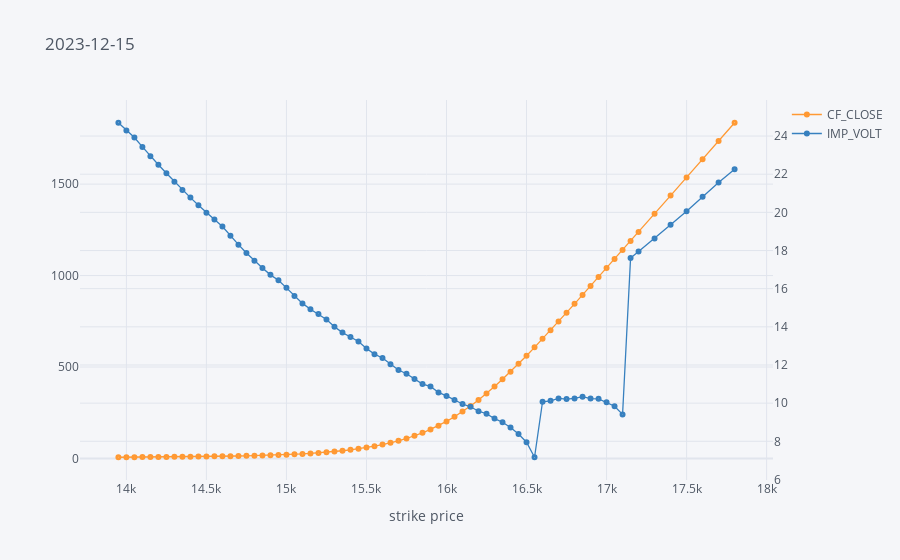
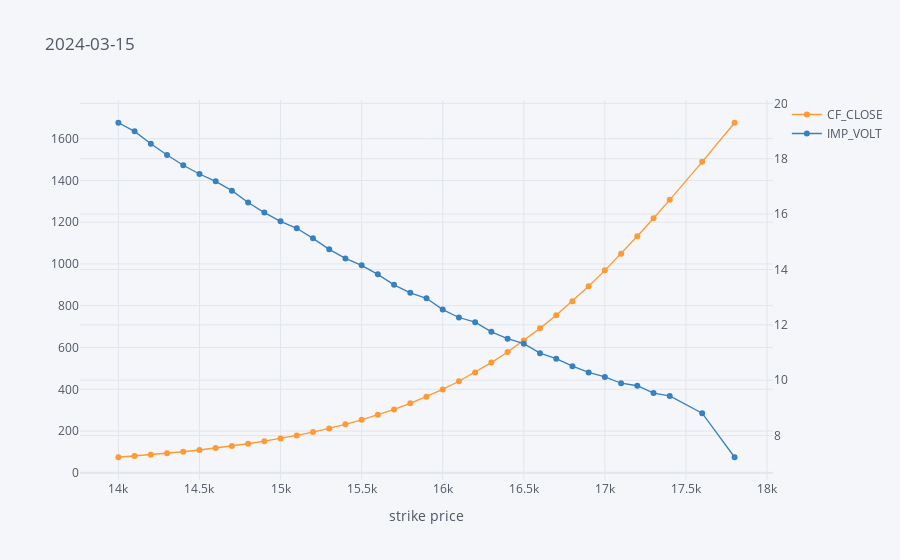
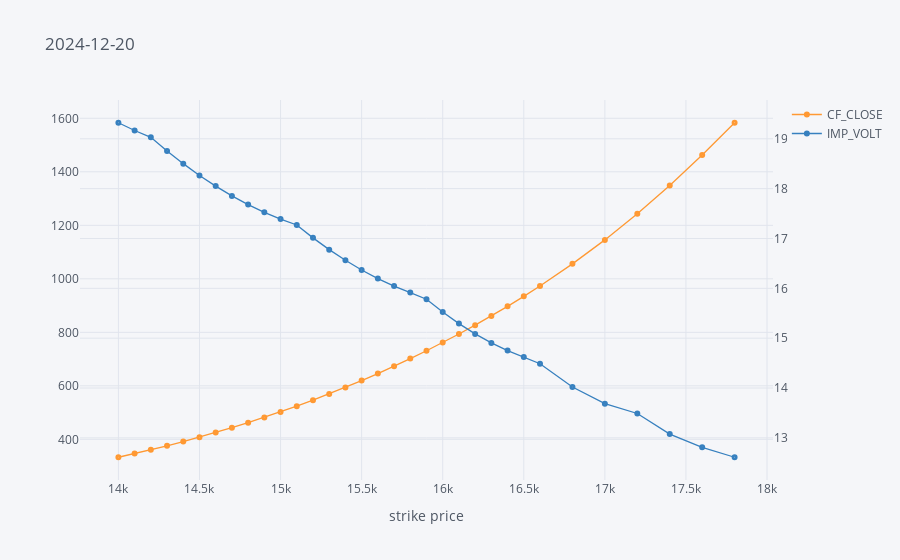

Notebook code cell kept with these figures, in order:
### Code cell
for expiry in exp_dates:
    to_plot = puts[puts['EXPIR_DATE'] == expiry]
    to_plot.set_index('STRIKE_PRC')[['CF_CLOSE', 'IMP_VOLT']].iplot(title=expiry,
                                                                    secondary_y='IMP_VOLT',
                                                                    mode='lines+markers',
                                                                    symbol='circle-dot', size=6,
                                                                    xTitle='strike price')

### Figure 1 — Plotly figure (JSON) as saved in the notebook; plotly's stock layout.template omitted (floating-point values rounded to 4 significant figures)
{"data": [{"line": {"color": "rgba(255, 153, 51, 1.0)", "dash": "solid", "shape": "linear", "width": 1.3}, "marker": {"size": 6, "symbol": "circle-dot"}, "mode": "lines+markers", "name": "CF_CLOSE", "text": "", "type": "scatter", "x": [13950, 14000, 14050, 14100, 14150, 14200, 14250, 14300, 14350, 14400, 14450, 14500, 14550, 14600, 14650, 14700, 14750, 14800, 14850, 14900, 14950, 15000, 15050, 15100, 15150, 15200, 15250, 15300, 15350, 15400, 15450, 15500, 15550, 15600, 15650, 15700, 15750, 15800, 15850, 15900, 15950, 16000, 16050, 16100, 16150, 16200, 16250, 16300, 16350, 16400, 16450, 16500, 16550, 16600, 16650, 16700, 16750, 16800, 16850, 16900, 16950, 17000, 17050, 17100, 17150, 17200, 17300, 17400, 17500, 17600, 17700, 17800], "y": [6.5, 6.7, 7, 7.3, 7.6, 8, 8.4, 8.8, 9.2, 9.7, 10.2, 10.7, 11.3, 11.9, 12.6, 13.4, 14.3, 15.3, 16.4, 17.6, 19.1, 20.7, 22.6, 24.7, 27.3, 30.3, 33.7, 37.6, 42.1, 47.3, 53.1, 59.7, 67.2, 75.7, 85.4, 96.5, 109.1, 123.6, 140, 158.6, 179.4, 202.4, 227.9, 256.1, 286.8, 320, 355.5, 393.2, 432.8, 474.3, 517.4, 561.8, 607.4, 653.9, 701.2, 748.8, 796.9, 845.3, 894, 942.8, 991.9, 1041.0, 1090.0, 1140.0, 1189.0, 1239.0, 1338, 1437.0, 1537.0, 1636.0, 1736.0, 1836.0]}, {"line": {"color": "rgba(55, 128, 191, 1.0)", "dash": "solid", "shape": "linear", "width": 1.3}, "marker": {"size": 6, "symbol": "circle-dot"}, "mode": "lines+markers", "name": "IMP_VOLT", "text": "", "type": "scatter", "x": [13950, 14000, 14050, 14100, 14150, 14200, 14250, 14300, 14350, 14400, 14450, 14500, 14550, 14600, 14650, 14700, 14750, 14800, 14850, 14900, 14950, 15000, 15050, 15100, 15150, 15200, 15250, 15300, 15350, 15400, 15450, 15500, 15550, 15600, 15650, 15700, 15750, 15800, 15850, 15900, 15950, 16000, 16050, 16100, 16150, 16200, 16250, 16300, 16350, 16400, 16450, 16500, 16550, 16600, 16650, 16700, 16750, 16800, 16850, 16900, 16950, 17000, 17050, 17100, 17150, 17200, 17300, 17400, 17500, 17600, 17700, 17800], "xaxis": "x", "y": [24.7, 24.29, 23.92, 23.43, 22.94, 22.5, 22.05, 21.61, 21.17, 20.77, 20.38, 19.98, 19.63, 19.26, 18.77, 18.31, 17.87, 17.46, 17.08, 16.72, 16.44, 16.04, 15.62, 15.23, 14.92, 14.67, 14.39, 14.01, 13.7, 13.47, 13.23, 12.86, 12.57, 12.36, 12.04, 11.74, 11.54, 11.26, 11.0, 10.88, 10.56, 10.38, 10.16, 9.955, 9.808, 9.577, 9.445, 9.191, 8.997, 8.725, 8.386, 7.952, 7.164, 10.07, 10.12, 10.25, 10.21, 10.25, 10.34, 10.24, 10.23, 10.05, 9.841, 9.409, 17.61, 17.95, 18.63, 19.35, 20.06, 20.81, 21.56, 22.26], "yaxis": "y2"}], "layout": {"legend": {"bgcolor": "#F5F6F9", "font": {"color": "#4D5663"}}, "paper_bgcolor": "#F5F6F9", "plot_bgcolor": "#F5F6F9", "title": {"font": {"color": "#4D5663"}, "text": "2023-12-15"}, "xaxis": {"gridcolor": "#E1E5ED", "showgrid": true, "tickfont": {"color": "#4D5663"}, "title": {"font": {"color": "#4D5663"}, "text": "strike price"}, "zerolinecolor": "#E1E5ED"}, "yaxis": {"gridcolor": "#E1E5ED", "showgrid": true, "tickfont": {"color": "#4D5663"}, "title": {"font": {"color": "#4D5663"}, "text": ""}, "zerolinecolor": "#E1E5ED"}, "yaxis2": {"anchor": "x", "gridcolor": "#E1E5ED", "overlaying": "y", "showgrid": true, "side": "right", "tickfont": {"color": "#4D5663"}, "title": {"text": ""}, "zerolinecolor": "#E1E5ED"}}}

### Figure 2 — Plotly figure (JSON) as saved in the notebook; plotly's stock layout.template omitted (floating-point values rounded to 4 significant figures)
{"data": [{"line": {"color": "rgba(255, 153, 51, 1.0)", "dash": "solid", "shape": "linear", "width": 1.3}, "marker": {"size": 6, "symbol": "circle-dot"}, "mode": "lines+markers", "name": "CF_CLOSE", "text": "", "type": "scatter", "x": [14000, 14100, 14200, 14300, 14400, 14500, 14600, 14700, 14800, 14900, 15000, 15100, 15200, 15300, 15400, 15500, 15600, 15700, 15800, 15900, 16000, 16100, 16200, 16300, 16400, 16500, 16600, 16700, 16800, 16900, 17000, 17100, 17200, 17300, 17400, 17600, 17800], "y": [74.7, 80.4, 86.7, 93.6, 101.1, 109.4, 118.5, 128.5, 139.4, 151.5, 164.7, 179.2, 195.2, 212.9, 232.3, 253.8, 277.6, 303.8, 332.7, 364.5, 399.5, 438.3, 481, 527.8, 578.6, 633.1, 691.7, 754.5, 821.7, 893.4, 969.4, 1049.0, 1133.0, 1219.0, 1307.0, 1489.0, 1676.0]}, {"line": {"color": "rgba(55, 128, 191, 1.0)", "dash": "solid", "shape": "linear", "width": 1.3}, "marker": {"size": 6, "symbol": "circle-dot"}, "mode": "lines+markers", "name": "IMP_VOLT", "text": "", "type": "scatter", "x": [14000, 14100, 14200, 14300, 14400, 14500, 14600, 14700, 14800, 14900, 15000, 15100, 15200, 15300, 15400, 15500, 15600, 15700, 15800, 15900, 16000, 16100, 16200, 16300, 16400, 16500, 16600, 16700, 16800, 16900, 17000, 17100, 17200, 17300, 17400, 17600, 17800], "xaxis": "x", "y": [19.3, 18.99, 18.54, 18.13, 17.77, 17.45, 17.18, 16.85, 16.42, 16.05, 15.74, 15.49, 15.12, 14.73, 14.4, 14.15, 13.82, 13.45, 13.16, 12.96, 12.55, 12.27, 12.1, 11.75, 11.5, 11.32, 10.98, 10.78, 10.51, 10.28, 10.12, 9.891, 9.801, 9.537, 9.433, 8.81, 7.219], "yaxis": "y2"}], "layout": {"legend": {"bgcolor": "#F5F6F9", "font": {"color": "#4D5663"}}, "paper_bgcolor": "#F5F6F9", "plot_bgcolor": "#F5F6F9", "title": {"font": {"color": "#4D5663"}, "text": "2024-03-15"}, "xaxis": {"gridcolor": "#E1E5ED", "showgrid": true, "tickfont": {"color": "#4D5663"}, "title": {"font": {"color": "#4D5663"}, "text": "strike price"}, "zerolinecolor": "#E1E5ED"}, "yaxis": {"gridcolor": "#E1E5ED", "showgrid": true, "tickfont": {"color": "#4D5663"}, "title": {"font": {"color": "#4D5663"}, "text": ""}, "zerolinecolor": "#E1E5ED"}, "yaxis2": {"anchor": "x", "gridcolor": "#E1E5ED", "overlaying": "y", "showgrid": true, "side": "right", "tickfont": {"color": "#4D5663"}, "title": {"text": ""}, "zerolinecolor": "#E1E5ED"}}}

### Figure 3 — Plotly figure (JSON) as saved in the notebook; plotly's stock layout.template omitted (floating-point values rounded to 4 significant figures)
{"data": [{"line": {"color": "rgba(255, 153, 51, 1.0)", "dash": "solid", "shape": "linear", "width": 1.3}, "marker": {"size": 6, "symbol": "circle-dot"}, "mode": "lines+markers", "name": "CF_CLOSE", "text": "", "type": "scatter", "x": [14000, 14100, 14200, 14300, 14400, 14500, 14600, 14700, 14800, 14900, 15000, 15100, 15200, 15300, 15400, 15500, 15600, 15700, 15800, 15900, 16000, 16100, 16200, 16300, 16400, 16500, 16600, 16800, 17000, 17200, 17400, 17600, 17800], "y": [333, 346.6, 360.9, 375.8, 391.6, 408, 425.3, 443.3, 462.2, 481.9, 502.5, 524, 546.4, 569.8, 594.2, 619.5, 645.8, 673.2, 701.7, 731.2, 761.8, 793.7, 826.8, 861.2, 897.1, 934.4, 973.3, 1056.0, 1146.0, 1243.0, 1349.0, 1463.0, 1583.0]}, {"line": {"color": "rgba(55, 128, 191, 1.0)", "dash": "solid", "shape": "linear", "width": 1.3}, "marker": {"size": 6, "symbol": "circle-dot"}, "mode": "lines+markers", "name": "IMP_VOLT", "text": "", "type": "scatter", "x": [14000, 14100, 14200, 14300, 14400, 14500, 14600, 14700, 14800, 14900, 15000, 15100, 15200, 15300, 15400, 15500, 15600, 15700, 15800, 15900, 16000, 16100, 16200, 16300, 16400, 16500, 16600, 16800, 17000, 17200, 17400, 17600, 17800], "xaxis": "x", "y": [19.32, 19.17, 19.03, 18.75, 18.5, 18.26, 18.05, 17.85, 17.68, 17.52, 17.39, 17.27, 17.01, 16.78, 16.56, 16.37, 16.2, 16.04, 15.92, 15.78, 15.52, 15.29, 15.09, 14.9, 14.75, 14.62, 14.49, 14.02, 13.69, 13.49, 13.08, 12.81, 12.61], "yaxis": "y2"}], "layout": {"legend": {"bgcolor": "#F5F6F9", "font": {"color": "#4D5663"}}, "paper_bgcolor": "#F5F6F9", "plot_bgcolor": "#F5F6F9", "title": {"font": {"color": "#4D5663"}, "text": "2024-12-20"}, "xaxis": {"gridcolor": "#E1E5ED", "showgrid": true, "tickfont": {"color": "#4D5663"}, "title": {"font": {"color": "#4D5663"}, "text": "strike price"}, "zerolinecolor": "#E1E5ED"}, "yaxis": {"gridcolor": "#E1E5ED", "showgrid": true, "tickfont": {"color": "#4D5663"}, "title": {"font": {"color": "#4D5663"}, "text": ""}, "zerolinecolor": "#E1E5ED"}, "yaxis2": {"anchor": "x", "gridcolor": "#E1E5ED", "overlaying": "y", "showgrid": true, "side": "right", "tickfont": {"color": "#4D5663"}, "title": {"text": ""}, "zerolinecolor": "#E1E5ED"}}}
